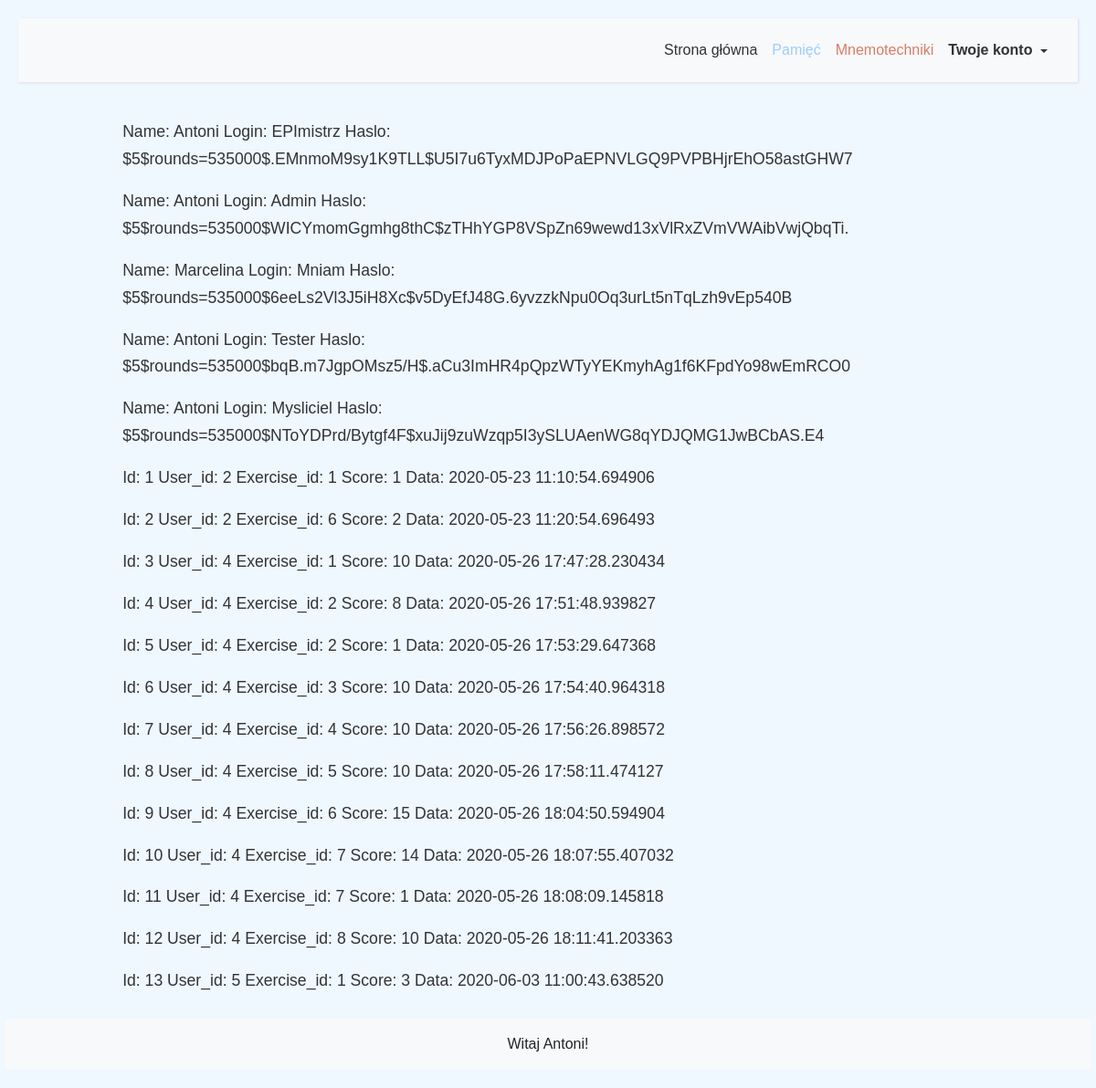
The app's page /view (signed in) with its own data.
### app.py (models this page shows, shortened)
class users(db.Model):
    _id = db.Column("id", db.Integer, primary_key=True, autoincrement=True)
    name = db.Column(db.String(30))
    login = db.Column(db.String(30), unique=True)
    password = db.Column(db.String(50))
    role = db.Column(db.String(10))

class results(db.Model):
    _id = db.Column("id", db.Integer, primary_key=True, autoincrement=True)
    user_id = db.Column(db.Integer, db.ForeignKey('users.id'), nullable=False)
    exercise_id = db.Column(db.Integer, nullable=False)
    score = db.Column(db.Integer, nullable=False)
    date = db.Column(db.DateTime, nullable=False)

### app.py (the view)
@app.route('/view')
def view():
    if session.get('logged') == True:
        if session['role'] == 'admin':
            return render_template("view.html", valuesu = users.query.all(), valuesw = results.query.all(),)
        else:
            return render_template("index.html")
    else:
        return render_template("index.html")

### templates/view.html
{% extends 'baseg.html' %}
{% set active_menu = "konto" %}
{% set active_page = None %}
{% block content %}
{% for item in valuesu %}
    <p>Name: {{ item.name }} Login: {{ item.login }} Haslo: {{ item.password }}</p>
    {% endfor %}
    {% for item in valuesw %}
    <p>Id: {{ item._id }} User_id: {{ item.user_id }} Exercise_id: {{ item.exercise_id }} Score: {{ item.score }} Data: {{ item.date }}</p>
    {% endfor %}
{% endblock %}

### templates/baseg.html (shortened to what this page needs)
<!doctype html>
<html lang="pl">
<head>
    <link rel="stylesheet" type="text/css" href="{{ url_for('static', filename='css/bootstrap.css') }}">
</head>
<body>
    <div class="wrapper">
        <div id="content">
            <nav class="navbar navbar-expand-lg navbar-light" id="panel">
                <div class="container-fluid">
                    <div class="collapse navbar-collapse" id="navbarSupportedContent">
                        <ul class="nav navbar-nav ml-auto">
                            <li class="nav-item {{ 'active' if active_menu == 'glowna' else '' }}">
                                <a class="nav-link" href="{{ url_for('glowna') }}">Strona główna</a>
                            </li>
                            <li class="nav-item {{ 'active' if active_menu == 'pamiec' else '' }}">
                                <a class="nav-link" id="inactive-pamiec" href="{{ url_for('pamiec') }}">Pamięć</a>
                            </li>
                            <li class="nav-item {{ 'active' if active_menu == 'mnemotechniki' else '' }}">
                                <a class="nav-link" id="inactive-mnemo" href="{{ url_for('mnemotechniki') }}">Mnemotechniki</a>
                            </li>
                            <li class="nav-item  {{ 'active' if active_menu == 'konto' else '' }} dropdown">
                                <a class="nav-link dropdown-toggle" href="#" id="navbarDropdownMenuLink" aria-expanded="false" data-toggle="dropdown">
                                    Twoje konto
                                </a>
                            </li>
                        </ul>
                    </div>
                </div>
            </nav>
            <div class="row" id="con">
                <div class="d-none d-sm-block col-xl-1 col-lg-1 col-md-1 col-sm-1"></div>
                <div class="col-xl-10 col-lg-10 col-md-10 col-sm-10 col-xs-10">
                    <div class="container-fluid">
                        {% block content %}{% endblock %}
                    </div>
                </div>
                <div class="col-xl-1 col-lg-1 col-md-1 col-sm-1 col-xs-1"> </div>
            </div>
            <div class="row" id="foot">
                <div class="col-lg-12 col-md-12 col-sm-12 col-xs-12 bg-light">
                    <footer class="footer">
                        <div class="text-center p-3">
                            {% if session['name'] %}
                            Witaj {{ session['name'] }}!
                            {% else %}
                            &copy; Antoni Buczek
                            {% endif %}
                        </div>
                    </footer>
                </div>
            </div>
        </div>
    </div>
</body>
</html>

### records on screen
users: name "Antoni", login "EPImistrz", password "$5$rounds=535000$.EMnmoM9sy1K9TLL$U5I7u6TyxMDJPoPaEPNVLGQ9PVPBHjrEhO58astGHW7"
users: name "Antoni", login "Admin", password "$5$rounds=535000$WICYmomGgmhg8thC$zTHhYGP8VSpZn69wewd13xVlRxZVmVWAibVwjQbqTi."
users: name "Marcelina", login "Mniam", password "$5$rounds=535000$6eeLs2Vl3J5iH8Xc$v5DyEfJ48G.6yvzzkNpu0Oq3urLt5nTqLzh9vEp540B"
users: name "Antoni", login "Tester", password "$5$rounds=535000$bqB.m7JgpOMsz5/H$.aCu3ImHR4pQpzWTyYEKmyhAg1f6KFpdYo98wEmRCO0"
users: name "Antoni", login "Mysliciel", password "$5$rounds=535000$NToYDPrd/Bytgf4F$xuJij9zuWzqp5I3ySLUAenWG8qYDJQMG1JwBCbAS.E4"
results: _id "1", user_id "2", exercise_id "1", score "1", date "2020-05-23 11:10:54.694906"
results: _id "2", user_id "2", exercise_id "6", score "2", date "2020-05-23 11:20:54.696493"
results: _id "3", user_id "4", exercise_id "1", score "10", date "2020-05-26 17:47:28.230434"
results: _id "4", user_id "4", exercise_id "2", score "8", date "2020-05-26 17:51:48.939827"
results: _id "5", user_id "4", exercise_id "2", score "1", date "2020-05-26 17:53:29.647368"
results: _id "6", user_id "4", exercise_id "3", score "10", date "2020-05-26 17:54:40.964318"
results: _id "7", user_id "4", exercise_id "4", score "10", date "2020-05-26 17:56:26.898572"
results: _id "8", user_id "4", exercise_id "5", score "10", date "2020-05-26 17:58:11.474127"
results: _id "9", user_id "4", exercise_id "6", score "15", date "2020-05-26 18:04:50.594904"
results: _id "10", user_id "4", exercise_id "7", score "14", date "2020-05-26 18:07:55.407032"
results: _id "11", user_id "4", exercise_id "7", score "1", date "2020-05-26 18:08:09.145818"
results: _id "12", user_id "4", exercise_id "8", score "10", date "2020-05-26 18:11:41.203363"
results: _id "13", user_id "5", exercise_id "1", score "3", date "2020-06-03 11:00:43.638520"

### other values on screen
{{ session['name'] }} "Antoni"
